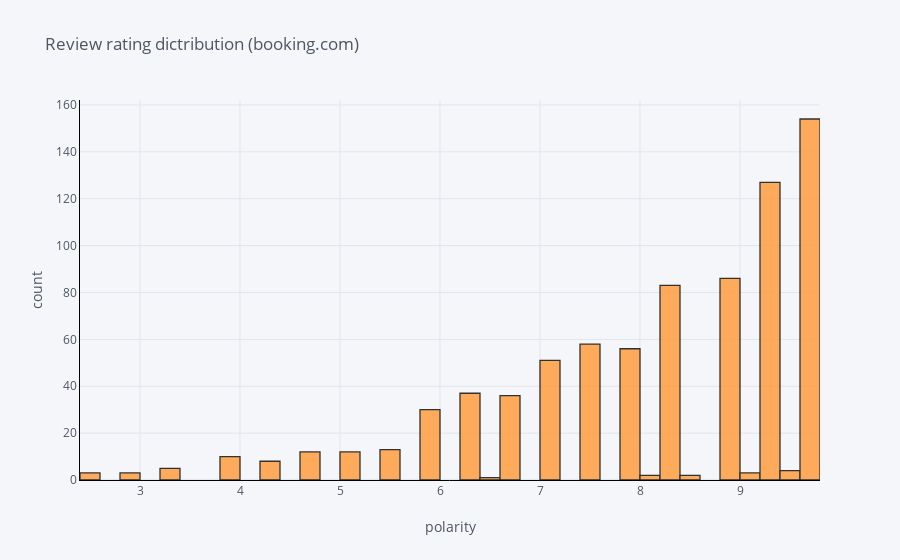

Notebook code for this chart:
### Markdown cell above
## Review raiting distribution

### Code cell
df['ratingValue'].iplot(
    kind='hist',
    bins=50,
    xTitle='polarity',
    linecolor='black',
    yTitle='count',
    title='Review rating dictribution (booking.com)')

### Figure 1 — Plotly figure (JSON) as saved in the notebook; plotly's stock layout.template omitted (floating-point values rounded to 4 significant figures; data arrays with more than 128 entries replaced by an {"elided": "..."} marker saying what was removed)
{"data": [{"histfunc": "count", "histnorm": "", "marker": {"color": "rgba(255, 153, 51, 1.0)", "line": {"color": "#000000", "width": 1.3}}, "name": "ratingValue", "nbinsx": 50, "opacity": 0.8, "orientation": "v", "type": "histogram", "x": {"elided": "1032 float values"}}], "layout": {"barmode": "overlay", "legend": {"bgcolor": "#F5F6F9", "font": {"color": "#4D5663"}}, "paper_bgcolor": "#F5F6F9", "plot_bgcolor": "#F5F6F9", "title": {"font": {"color": "#4D5663"}, "text": "Review rating dictribution (booking.com)"}, "xaxis": {"gridcolor": "#E1E5ED", "linecolor": "black", "showgrid": true, "tickfont": {"color": "#4D5663"}, "title": {"font": {"color": "#4D5663"}, "text": "polarity"}, "zerolinecolor": "#E1E5ED"}, "yaxis": {"gridcolor": "#E1E5ED", "linecolor": "black", "showgrid": true, "tickfont": {"color": "#4D5663"}, "title": {"font": {"color": "#4D5663"}, "text": "count"}, "zerolinecolor": "#E1E5ED"}}}
